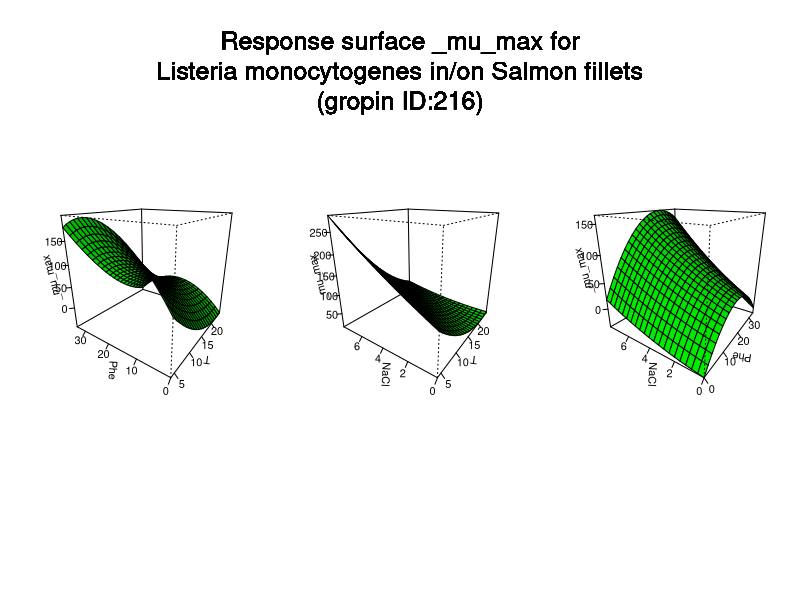

Here is the R script that generated this plot:
#############################
# start of Parameter script
#############################
T <- seq(4.004,24.975024975025,length.out=21)
Phe <- seq(0,33.966033966034,length.out=21)
NaCl <- seq(0,7.99200799200799,length.out=21)
#############################
# end of Parameter script
#############################
############################# 
# start of Model script Gropin ID 216 
#############################
 
# constant coefficients for this model
 
variables <- data.frame(T,Phe,NaCl)
argumentsPar <- expand.grid(variables)
 
# heart of the model
response_surface <- function(T,Phe,NaCl) {
   mumax <-(61.354-11.657*T+10.159*Phe+14.752*NaCl-0.147*(T*Phe)-0.863*(T*NaCl)+0.423*(Phe*NaCl)+0.321*(T^2)-0.231*(Phe^2)+0.485*(NaCl^2))

return(mumax=mumax)
} 

# output parameters
responseSurface <- cbind(argumentsPar,response_surface(argumentsPar['T'],argumentsPar['Phe'],argumentsPar['NaCl']))
colnames(responseSurface) <- c(colnames(argumentsPar),'mumax')
#############################
# End of Model script
#############################
############################# 
# start of Visualisation script Gropin ID 216 
#############################
argPar1 <- expand.grid(T,Phe)
argPar2 <- expand.grid(T,NaCl)
argPar3 <- expand.grid(Phe,NaCl)
z1 <- matrix(unlist(response_surface(argPar1[1],argPar1[2],NaCl[10])),nrow=21)
z2 <- matrix(unlist(response_surface(argPar2[1],Phe[10],argPar2[2])),nrow=21)
z3 <- matrix(unlist(response_surface(T[10],argPar3[1],argPar3[2])),nrow=21)
par(mfrow = c(1,3))
persp(T,Phe,z1,col = 'green',xlab='T',ylab='Phe',zlab='_mu_max',theta=305,phi=20,shade=0.25,ticktype = 'detailed')
persp(T,NaCl,z2,col = 'green',xlab='T',ylab='NaCl',zlab='_mu_max',theta=305,phi=20,shade=0.25,ticktype = 'detailed')
persp(Phe,NaCl,z3,col = 'green',xlab='Phe',ylab='NaCl',zlab='_mu_max',theta=305,phi=20,shade=0.25,ticktype = 'detailed')
mtext('Response surface _mu_max for
Listeria monocytogenes in/on Salmon fillets
(gropin ID:216)',outer=T,  cex=1.5, line=-8.5, side=3)
#############################
# End of Visualisation script
#############################
